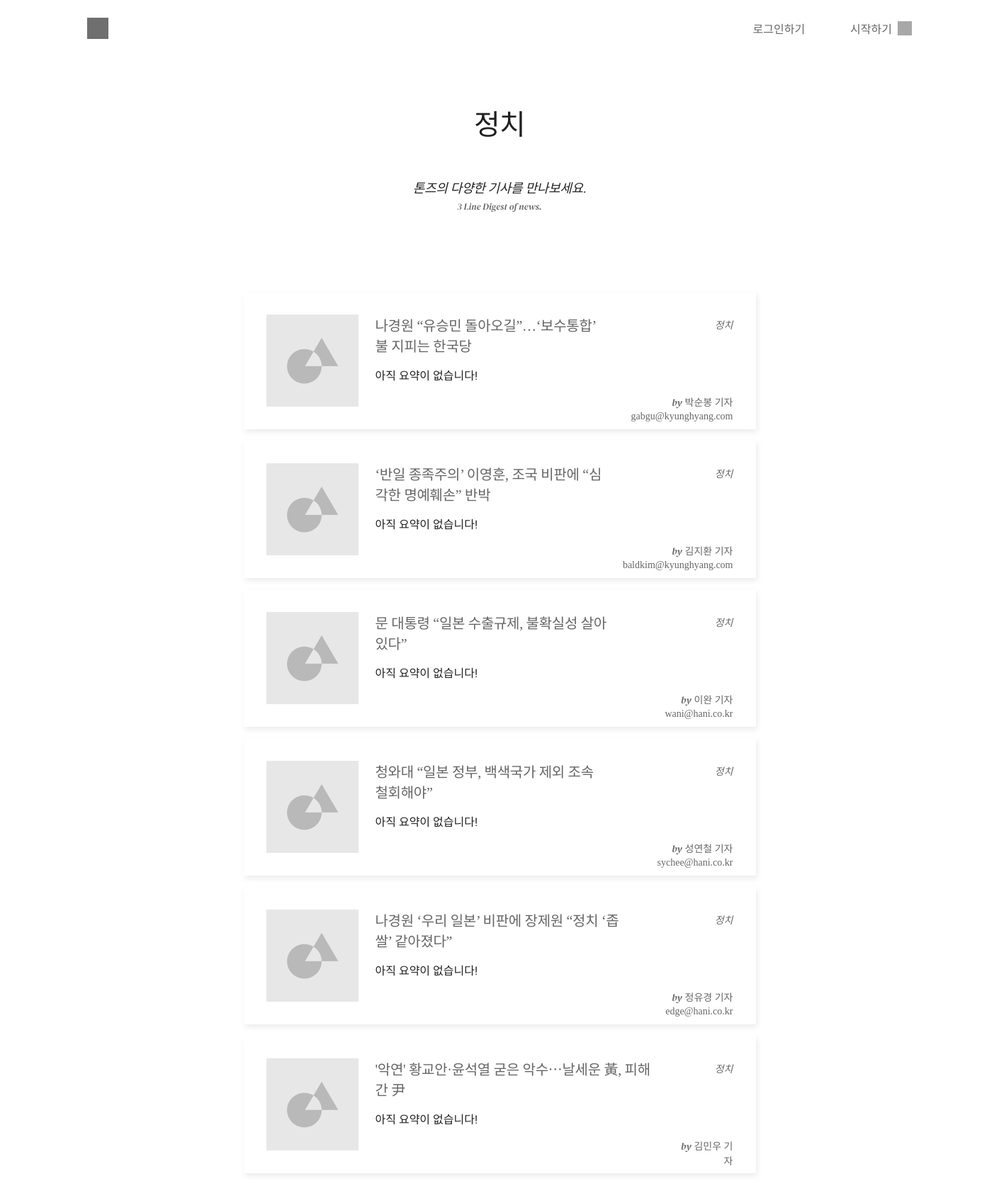
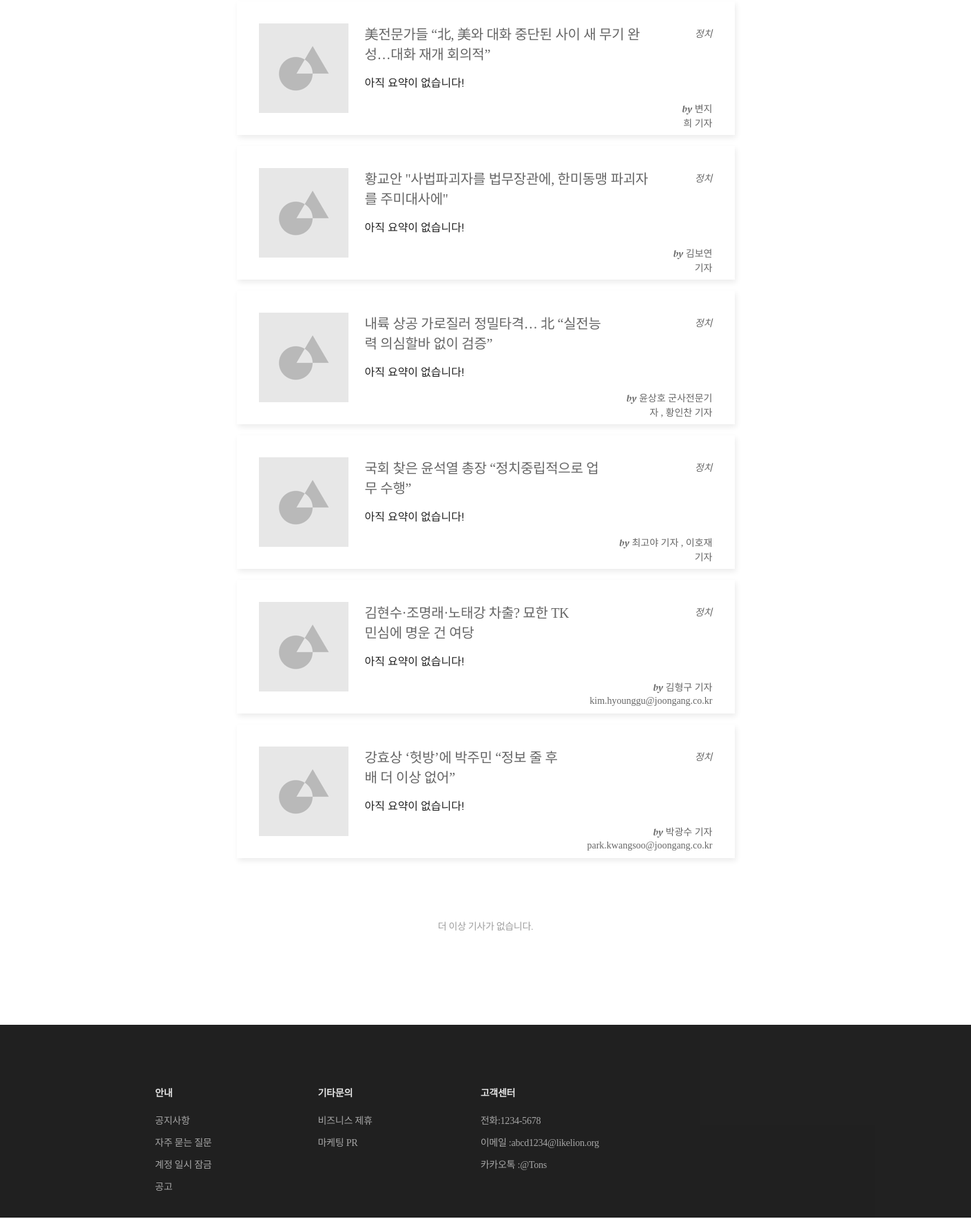
The app's page /category/2/ (upper part) with its own data (2 pictures, top to bottom).
### category/models.py (models this page shows, shortened)
class Category(models.Model):
    name = models.TextField(max_length=10,default='')
    class Meta:
        verbose_name_plural = "Categories"

### article/models.py (models this page shows, shortened)
class Article(models.Model):
    title = models.CharField(max_length=200)
    writer = models.CharField(max_length=50)
    pub_date = models.DateTimeField(auto_now_add=False)
    category = models.ForeignKey(Category, on_delete=models.CASCADE, null = True)
    content = models.TextField()
    original = models.TextField()
    stars = models.FloatField(default=0)
    photo = models.ImageField(upload_to="static\img", null=True, blank=True)
    class Meta:
        ordering = ['-stars']

### category/views.py (the view, shortened to what this page needs)
# urls.py: path('<int:category_id>/', views.cat_detail, name="cat_detail"),
def cat_detail(request, category_id):
    category = get_object_or_404(Category, pk = category_id)
    article_list = Article.objects.filter(category=category_id)
    best_summ_list = dict()
    for article in article_list:
        try:
            best_summ_list[article.id] = Summary.objects.filter(belongsto_article=article.id).latest('obj_count')
        except: #요약이 하나도 없을 경우
            best_summ_list[article.id] = '아직 요약이 없습니다!'
    context = {
    'category':category,
    'article_list':article_list,
    'best_summ_list' : best_summ_list,
    }
    from django.template.defaulttags import register
    return render(request, 'category/category_detail.html', context)

### category/templates/category/category_detail.html (shortened to what this page needs)
{% extends 'base.html' %}
{% load staticfiles %}
{% block css %}
<link rel="stylesheet" href="{%static 'css/category_detail.css'%}">
{% endblock css %}
{% block contents %}
    <div class="wrapper">
        <div class="category_container">
            <div class="category_title_1">
                {{category.name}}</div>
            <div class="category_title_2">톤즈의 다양한 기사를 만나보세요.</div>
            <div class="category_title_3">3 Line Digest of news.</div>
        </div>
    </div>
    <div class="wrapper">
        <div class="middle_contents_container">
            <ul class="category_article">
                {% for article in article_list%}
                <li>
                    <a href="#">
                        <div class="category_article_content">
                            <img src="{% static 'img/test_photo_2.png' %}" alt="">
                            <div class="category_article_textcontainer">
                                <div class="catebory_article_title">
                                    <a href="{% url 'article:detail' article.id %}">{{article.title}}</a>
                                </div>
                                <div class="text">
                                    {% for key, value in best_summ_list.items %}
                                    {% if key == article.id %}
                                    <div class="line_1">{{ value }}</div>
                                    {%endif%}
                                    {% endfor %}
                                </div>
                            </div>
                            <div class="category_article_othercontainer">
                                <div id="category_category"><a href="{% url 'category:cat_detail' category.id %}">{{category.name}}</a></div>
                                <div id="writer">
                                    {% if article.writer %}
                                    <span class="by">by</span>
                                    <span class="name">{{article.writer}}</span></div>
                                    {% endif %}
                            </div>
                        </div>
                    </a>
                </li>
                {% endfor %}
            </ul>
        </div>
    </div>
    <div class="wrapper">
        <div class="no_more_container">
            <div class="no_more">더 이상 기사가 없습니다.</div>
        </div>
    </div>
{% endblock %}

### static/css/home.css (style rules this page uses)
body { margin: 0; overflow-x: hidden; }
ul { padding: 0; margin: 0; }
li { list-style: none; }
a { text-decoration: none; color: #000000; }
.text .line_1, .line_2, .line_3 { font-family: 'Song Myung', serif; font-size: 1rem; color: #000000; text-align: left; opacity: 0.87; }
#writer { padding-left: 24px; }
#writer .by { opacity: 0.6; font-family: 'DM Serif Display', serif; font-style: italic; font-size: 14px; letter-spacing: 0; }
#writer .name { opacity: 0.6; font-family: 'Noto Sans KR', serif; font-size: 14px; color: #000000; letter-spacing: 0; }
.wrapper { width: 960px; margin: 0 auto; }
.middle_contents_container { padding-top: 104px; padding-bottom: 96px; }
.category_container { display: flex; flex-direction: column; align-items: center; }
.category_title_1 { opacity: 0.87; font-family: 'Song Myung', serif; font-size: 18px; color: #000000; letter-spacing: -0.3px; }
.category_title_2 { opacity: 0.6; font-family: 'DM Serif Display', serif; font-style: italic; font-size: 13px; color: #000000; padding-top: 6px; }
.category_article { padding-top: 48px; width: 723px; margin: 0 auto; }
.category_article li { height: 194px; background: #FFFFFF; box-shadow: 2px 4px 8px 0 rgba(0, 0, 0, 0.08); margin-bottom: 16px; }
.category_article_content { height: 130px; display: flex; padding: 32px; }
.category_article_textcontainer { padding-left: 24px; }
.catebory_article_title { font-family: 'Noto Sans KR', serif; font-size: 20px; color: #000000; letter-spacing: -0.3px; text-align: left; opacity: 0.6; }
.category_article_textcontainer .text { padding-top: 15px; }
.category_article_othercontainer { text-align: right; }
.category_article_othercontainer #category_category { padding-top: 4px; opacity: 0.6; font-family: 'DM Serif Display', serif; font-style: italic; font-size: 14px; color: #000000; }
.category_article_othercontainer #writer { padding-top: 88px; }

### static/css/footer.css (style rules this page uses)
body { margin: 0; overflow-x: hidden; }
ul { padding: 0; margin: 0; }
li { list-style: none; }
a { text-decoration: none; color: #000000; }

### records on screen
Category: name "정치"
Article: title "나경원 “유승민 돌아오길”…‘보수통합’ 불 지피는 한국당", best_summ_list "아직 요약이 없습니다!", writer "박순봉 기자 gabgu@kyunghyang.com"
Article: title "‘반일 종족주의’ 이영훈, 조국 비판에 “심각한 명예훼손” 반박", best_summ_list "아직 요약이 없습니다!", writer "김지환 기자 baldkim@kyunghyang.com"
Article: title "문 대통령 “일본 수출규제, 불확실성 살아있다”", best_summ_list "아직 요약이 없습니다!", writer "이완 기자 wani@hani.co.kr"
Article: title "청와대 “일본 정부, 백색국가 제외 조속 철회해야”", best_summ_list "아직 요약이 없습니다!", writer "성연철 기자 sychee@hani.co.kr"
Article: title "나경원 ‘우리 일본’ 비판에 장제원 “정치 ‘좁쌀’ 같아졌다”", best_summ_list "아직 요약이 없습니다!", writer "정유경 기자 edge@hani.co.kr"
Article: title "'악연' 황교안·윤석열 굳은 악수⋯날세운 黃, 피해간 尹", best_summ_list "아직 요약이 없습니다!", writer "김민우 기자"
Article: title "美전문가들 “北, 美와 대화 중단된 사이 새 무기 완성…대화 재개 회의적”", best_summ_list "아직 요약이 없습니다!", writer "변지희 기자"
Article: title "황교안 \"사법파괴자를 법무장관에, 한미동맹 파괴자를 주미대사에\"", best_summ_list "아직 요약이 없습니다!", writer "김보연 기자"
Article: title "내륙 상공 가로질러 정밀타격… 北 “실전능력 의심할바 없이 검증”", best_summ_list "아직 요약이 없습니다!", writer "윤상호 군사전문기자 , 황인찬 기자"
Article: title "국회 찾은 윤석열 총장 “정치중립적으로 업무 수행”", best_summ_list "아직 요약이 없습니다!", writer "최고야 기자 , 이호재 기자"
Article: title "김현수·조명래·노태강 차출? 묘한 TK민심에 명운 건 여당", best_summ_list "아직 요약이 없습니다!", writer "김형구 기자 kim.hyounggu@joongang.co.kr"
Article: title "강효상 ‘헛방’에 박주민 “정보 줄 후배 더 이상 없어”", best_summ_list "아직 요약이 없습니다!", writer "박광수 기자 park.kwangsoo@joongang.co.kr"
